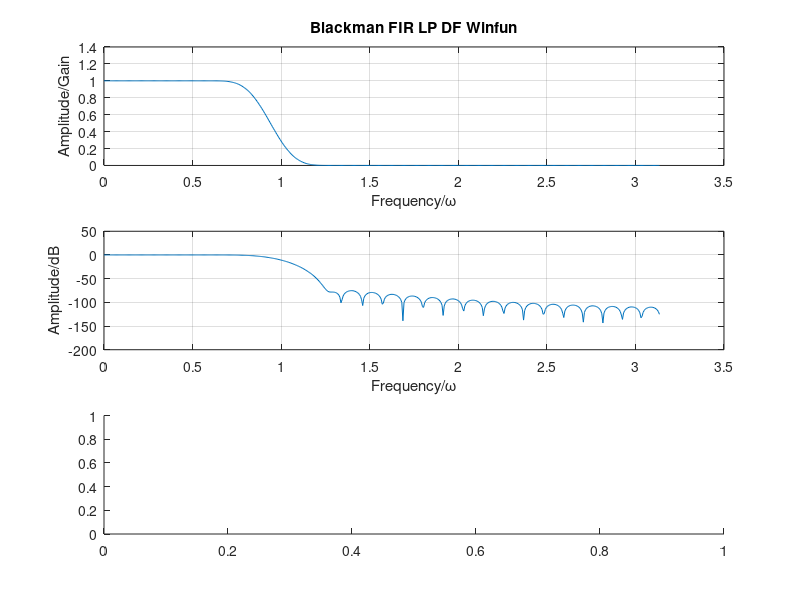

The MATLAB script that drew this image: (Note: this script raises an error after producing the figure.)
% Author: Zeyu
% 2019-06-25 20:09:46 @ SUT
%%
fpb = 0.2*pi; % passband_boundary_frequency
fsb = 0.4*pi; % stopband_boundary_frequency
wn = (fpb + fsb)/(2*pi); % normalized cutoff freq
Bt = fsb - fpb;
N = ceil(11*pi/Bt);%Blackman window,DF ordder
%N = N0 + mod(N0+1,2);
bz = fir1(N,wn,'low',blackman(N+1));
[H,W] = freqz(bz,1,512);

figure('NumberTitle', 'off', 'Name', 'DSP_Zeyu');
subplot(3,1,1);
plot(W,abs(H));
grid on;
xlabel('Frequency/\omega');
ylabel('Amplitude/Gain');
title('Blackman FIR LP DF Winfun');

subplot(3,1,2);
plot(W,20*log10(abs(H)));
grid on;
xlabel('Frequency/\omega');
ylabel('Amplitude/dB');

subplot(3,1,3);
uir = ifft(H,'symmetric');
T = [0:24];
plot(T,uir(1:25));
grid on;
xlabel('Point');
ylabel('Amplitude');
